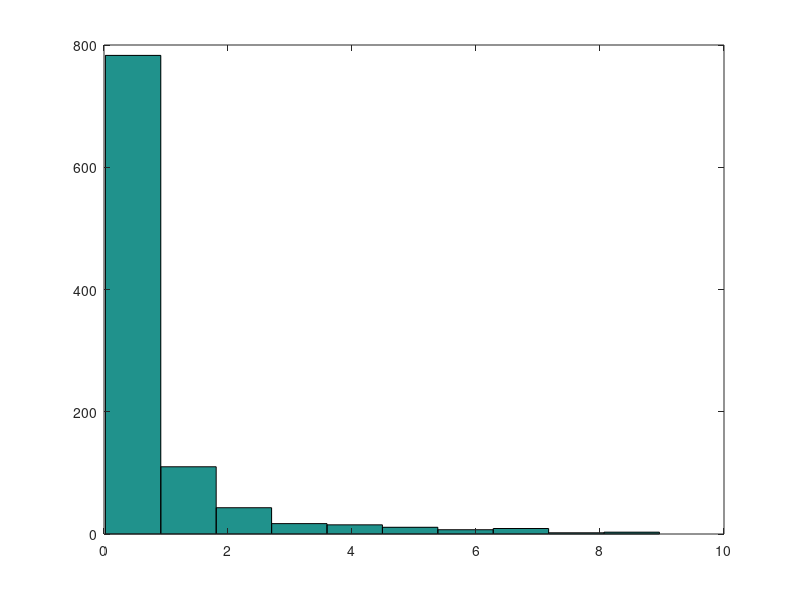

Reproduce this figure in MATLAB.
nreps = 1000;
ratio = 2;

x = randn(1,nreps);
y = randn(1,nreps) .* ratio;

chi = x.^2 + y.^2;
invchi = 1./(chi + 0.1);

hist(invchi);
